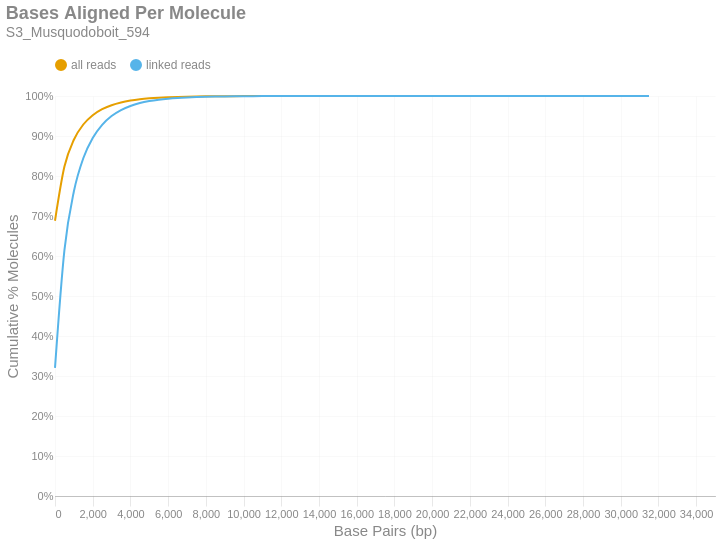

Notebook code cell kept with this figure:
### Markdown cell above
### Bases Aligned Per Molecule
This is a cumulative frequency distribution showing the number of base pairs aligned per unique molecule. These data are shown in 500 bp bins. There are two distributions: one with `all reads` (yellow) and another with only `linked reads` (blue). The percent of molecules in the `linked reads` distribution is relative to the total number of linked molecules.

### Code cell
if SKIPLR:
    print_html(f"Skipped")
else:
    binned_df = consolidated_hist(valids['aligned_bp'], mask, 500, True)
    with SafeRender(binned_df):
        (
            density_plot(binned_df, 'Bases Aligned Per Molecule', samplename, 'basesper')
            .encode(
                x=alt.X('bin:Q', title="Base Pairs (bp)").axis(tickMinStep=500).scale(padding=0),
                y=alt.Y('value:Q', title='Cumulative % Molecules')
                    .axis(format='%')
                    .scale(domain = [0,1])
                    .stack(False),
                color=alt.Color("key:N").scale(domain = ["all reads", "linked reads"]),
                tooltip = [
                    alt.Tooltip("key:N", title = "Data Type"),
                    alt.Tooltip("range_label:N", title="Bases Aligned Per Molecule"),
                    alt.Tooltip("value:Q", format = ".2%", title="% Molecules (Cum.)")
                ]
            )
        ).display()

### Figure 1 — Vega-Lite specification as saved in the notebook (floating-point values rounded to 4 significant figures)
{"width": "container", "height": 400, "config": {"title": {"anchor": "start", "dy": -15, "fontSize": 18, "color": "#888888", "subtitleColor": "#888888", "subtitleFontSize": 14}, "arc": {"fill": "#0072B2"}, "axis": {"domainColor": "#888888", "domainWidth": 0.5, "gridWidth": 0.2, "grid": false, "titleFontWeight": 400, "titleFontSize": 15, "labelFontSize": 11, "labelColor": "#888888", "tickColor": "#888888", "tickWidth": 0.2, "titleColor": "#888888"}, "axisBand": {"grid": false}, "axisX": {"grid": true, "tickSize": 10, "domainCap": "round"}, "axisY": {"domain": false, "grid": true, "tickSize": 0, "domainCap": "round"}, "background": "transparent", "header": {"labelFontSize": 15, "labelColor": "#888888", "titleFontSize": 15, "titleFontWeight": 600, "titleColor": "#888888"}, "legend": {"labelFont": "sans-serif", "labelFontSize": 12, "labelColor": "#888888", "symbolSize": 100, "symbolType": "circle", "titleFontSize": 12, "titlePadding": 10, "titleColor": "#888888", "title": null, "orient": "top"}, "range": {"category": ["#E69F00", "#56B4E9", "#009E73", "#F0E442", "#0072B2", "#D55E00", "#CC79A7", "#000000"], "diverging": ["#cfe8f3", "#a2d4ec", "#73bfe2", "#46abdb", "#1696d2", "#12719e"]}, "area": {"fill": "#0072B2", "fillOpacity": 0.7, "line": true, "strokeOpacity": 0.7}, "line": {"color": "#0072B2", "stroke": "#0072B2", "strokeWidth": 2}, "trail": {"color": "#0072B2", "stroke": "#0072B2", "strokeWidth": 0, "size": 1}, "point": {"filled": true, "fillOpacity": 1.0, "size": 95}, "text": {"color": "#888888", "fontSize": 11, "align": "right", "fontWeight": 400, "size": 11}, "bar": {"fill": "#0072B2", "stroke": null}, "view": {"stroke": null, "continuousWidth": 660, "continuousHeight": 400}}, "data": {"name": "data-920df202c689d24e9a97ea76479aae8b"}, "mark": {"type": "line", "interpolate": "monotone", "point": {"opacity": 0, "size": 275}}, "encoding": {"color": {"field": "key", "scale": {"domain": ["all reads", "linked reads"]}, "type": "nominal"}, "tooltip": [{"field": "key", "title": "Data Type", "type": "nominal"}, {"field": "range_label", "title": "Bases Aligned Per Molecule", "type": "nominal"}, {"field": "value", "format": ".2%", "title": "% Molecules (Cum.)", "type": "quantitative"}], "x": {"axis": {"tickMinStep": 500}, "field": "bin", "scale": {"padding": 0}, "title": "Base Pairs (bp)", "type": "quantitative"}, "y": {"axis": {"format": "%"}, "field": "value", "scale": {"domain": [0, 1]}, "stack": false, "title": "Cumulative % Molecules", "type": "quantitative"}}, "params": [{"name": "param_c36ac31b6afebe62", "select": {"type": "point", "fields": ["key"]}, "bind": "legend"}], "title": {"text": "Bases Aligned Per Molecule", "subtitle": "S3_Musquodoboit_594"}, "transform": [{"fold": ["all reads (cumsum)", "linked reads (cumsum)"]}, {"calculate": "replace(datum.key, ' (cumsum)', '')", "as": "key"}, {"filter": {"param": "param_c36ac31b6afebe62"}}], "usermeta": {"embedOptions": {"downloadFileName": "S3_Musquodoboit_594.basesper"}}, "$schema": "https://vega.github.io/schema/vega-lite/v6.1.0.json", "datasets": {"data-920df202c689d24e9a97ea76479aae8b": [{"bin": "0.0", "interval": "0.0-500.0", "all reads": 0.6882, "linked reads": 0.3203, "all reads (cumsum)": 0.6882, "linked reads (cumsum)": 0.3203, "range_label": "0-499"}, {"bin": "500.0", "interval": "500.0-1000.0", "all reads": 0.1355, "linked reads": 0.2945, "all reads (cumsum)": 0.8236, "linked reads (cumsum)": 0.6148, "range_label": "500-999"}, {"bin": "1000.0", "interval": "1000.0-1500.0", "all reads": 0.06703, "linked reads": 0.1464, "all reads (cumsum)": 0.8906, "linked reads (cumsum)": 0.7612, "range_label": "1000-1499"}, {"bin": "1500.0", "interval": "1500.0-2000.0", "all reads": 0.03807, "linked reads": 0.08314, "all reads (cumsum)": 0.9287, "linked reads (cumsum)": 0.8443, "range_label": "1500-1999"}, {"bin": "2000.0", "interval": "2000.0-2500.0", "all reads": 0.0232, "linked reads": 0.05066, "all reads (cumsum)": 0.9519, "linked reads (cumsum)": 0.895, "range_label": "2000-2499"}, {"bin": "2500.0", "interval": "2500.0-3000.0", "all reads": 0.0151, "linked reads": 0.03298, "all reads (cumsum)": 0.967, "linked reads (cumsum)": 0.928, "range_label": "2500-2999"}, {"bin": "3000.0", "interval": "3000.0-3500.0", "all reads": 0.01001, "linked reads": 0.02186, "all reads (cumsum)": 0.977, "linked reads (cumsum)": 0.9498, "range_label": "3000-3499"}, {"bin": "3500.0", "interval": "3500.0-4000.0", "all reads": 0.006849, "linked reads": 0.01496, "all reads (cumsum)": 0.9839, "linked reads (cumsum)": 0.9648, "range_label": "3500-3999"}, {"bin": "4000.0", "interval": "4000.0-4500.0", "all reads": 0.004725, "linked reads": 0.01032, "all reads (cumsum)": 0.9886, "linked reads (cumsum)": 0.9751, "range_label": "4000-4499"}, {"bin": "4500.0", "interval": "4500.0-5000.0", "all reads": 0.003283, "linked reads": 0.007169, "all reads (cumsum)": 0.9919, "linked reads (cumsum)": 0.9823, "range_label": "4500-4999"}, {"bin": "5000.0", "interval": "5000.0-5500.0", "all reads": 0.002282, "linked reads": 0.004983, "all reads (cumsum)": 0.9942, "linked reads (cumsum)": 0.9873, "range_label": "5000-5499"}, {"bin": "5500.0", "interval": "5500.0-6000.0", "all reads": 0.001632, "linked reads": 0.003565, "all reads (cumsum)": 0.9958, "linked reads (cumsum)": 0.9908, "range_label": "5500-5999"}, {"bin": "6000.0", "interval": "6000.0-6500.0", "all reads": 0.001173, "linked reads": 0.002562, "all reads (cumsum)": 0.997, "linked reads (cumsum)": 0.9934, "range_label": "6000-6499"}, {"bin": "6500.0", "interval": "6500.0-7000.0", "all reads": 0.0008359, "linked reads": 0.001825, "all reads (cumsum)": 0.9978, "linked reads (cumsum)": 0.9952, "range_label": "6500-6999"}, {"bin": "7000.0", "interval": "7000.0-7500.0", "all reads": 0.0005991, "linked reads": 0.001308, "all reads (cumsum)": 0.9984, "linked reads (cumsum)": 0.9965, "range_label": "7000-7499"}, {"bin": "7500.0", "interval": "7500.0-8000.0", "all reads": 0.0004246, "linked reads": 0.0009271, "all reads (cumsum)": 0.9988, "linked reads (cumsum)": 0.9975, "range_label": "7500-7999"}, {"bin": "8000.0", "interval": "8000.0-8500.0", "all reads": 0.0003167, "linked reads": 0.0006915, "all reads (cumsum)": 0.9992, "linked reads (cumsum)": 0.9982, "range_label": "8000-8499"}, {"bin": "8500.0", "interval": "8500.0-9000.0", "all reads": 0.0002266, "linked reads": 0.0004948, "all reads (cumsum)": 0.9994, "linked reads (cumsum)": 0.9986, "range_label": "8500-8999"}, {"bin": "9000.0", "interval": "9000.0-9500.0", "all reads": 0.0001698, "linked reads": 0.0003708, "all reads (cumsum)": 0.9996, "linked reads (cumsum)": 0.999, "range_label": "9000-9499"}, {"bin": "9500.0", "interval": "9500.0-10000.0", "all reads": 0.0001219, "linked reads": 0.0002662, "all reads (cumsum)": 0.9997, "linked reads (cumsum)": 0.9993, "range_label": "9500-9999"}, {"bin": "10000.0", "interval": "10000.0-10500.0", "all reads": 8.575e-05, "linked reads": 0.0001872, "all reads (cumsum)": 0.9998, "linked reads (cumsum)": 0.9995, "range_label": "10000-10499"}, {"bin": "10500.0", "interval": "10500.0-11000.0", "all reads": 6.284e-05, "linked reads": 0.0001372, "all reads (cumsum)": 0.9998, "linked reads (cumsum)": 0.9996, "range_label": "10500-10999"}, {"bin": "11000.0", "interval": "11000.0-11500.0", "all reads": 4.411e-05, "linked reads": 9.631e-05, "all reads (cumsum)": 0.9999, "linked reads (cumsum)": 0.9997, "range_label": "11000-11499"}, {"bin": "11500.0", "interval": "11500.0-12000.0", "all reads": 3.313e-05, "linked reads": 7.234e-05, "all reads (cumsum)": 0.9999, "linked reads (cumsum)": 0.9998, "range_label": "11500-11999"}, {"bin": "12000.0", "interval": "12000.0-12500.0", "all reads": 2.726e-05, "linked reads": 5.952e-05, "all reads (cumsum)": 0.9999, "linked reads (cumsum)": 0.9998, "range_label": "12000-12499"}, {"bin": "12500.0", "interval": "12500.0-13000.0", "all reads": 2.025e-05, "linked reads": 4.423e-05, "all reads (cumsum)": 0.9999, "linked reads (cumsum)": 0.9999, "range_label": "12500-12999"}, {"bin": "13000.0", "interval": "13000.0-13500.0", "all reads": 1.666e-05, "linked reads": 3.637e-05, "all reads (cumsum)": 1.0, "linked reads (cumsum)": 0.9999, "range_label": "13000-13499"}, {"bin": "13500.0", "interval": "13500.0-14000.0", "all reads": 9.275e-06, "linked reads": 2.025e-05, "all reads (cumsum)": 1.0, "linked reads (cumsum)": 0.9999, "range_label": "13500-13999"}, {"bin": "14000.0", "interval": "14000.0-14500.0", "all reads": 5.868e-06, "linked reads": 1.281e-05, "all reads (cumsum)": 1.0, "linked reads (cumsum)": 1.0, "range_label": "14000-14499"}, {"bin": "14500.0", "interval": "14500.0-15000.0", "all reads": 6.057e-06, "linked reads": 1.323e-05, "all reads (cumsum)": 1.0, "linked reads (cumsum)": 1.0, "range_label": "14500-14999"}, {"bin": "15000.0", "interval": "15000.0-15500.0", "all reads": 4.543e-06, "linked reads": 9.92e-06, "all reads (cumsum)": 1.0, "linked reads (cumsum)": 1.0, "range_label": "15000-15499"}, {"bin": "15500.0", "interval": "15500.0-16000.0", "all reads": 3.975e-06, "linked reads": 8.68e-06, "all reads (cumsum)": 1.0, "linked reads (cumsum)": 1.0, "range_label": "15500-15999"}, {"bin": "16000.0", "interval": "16000.0-16500.0", "all reads": 1.325e-06, "linked reads": 2.893e-06, "all reads (cumsum)": 1.0, "linked reads (cumsum)": 1.0, "range_label": "16000-16499"}, {"bin": "16500.0", "interval": "16500.0-17000.0", "all reads": 2.839e-06, "linked reads": 6.2e-06, "all reads (cumsum)": 1.0, "linked reads (cumsum)": 1.0, "range_label": "16500-16999"}, {"bin": "17000.0", "interval": "17000.0-17500.0", "all reads": 1.136e-06, "linked reads": 2.48e-06, "all reads (cumsum)": 1.0, "linked reads (cumsum)": 1.0, "range_label": "17000-17499"}, {"bin": "17500.0", "interval": "17500.0-18000.0", "all reads": 5.679e-07, "linked reads": 1.24e-06, "all reads (cumsum)": 1.0, "linked reads (cumsum)": 1.0, "range_label": "17500-17999"}, {"bin": "18000.0", "interval": "18000.0-18500.0", "all reads": 7.572e-07, "linked reads": 1.653e-06, "all reads (cumsum)": 1.0, "linked reads (cumsum)": 1.0, "range_label": "18000-18499"}, {"bin": "18500.0", "interval": "18500.0-19000.0", "all reads": 5.679e-07, "linked reads": 1.24e-06, "all reads (cumsum)": 1.0, "linked reads (cumsum)": 1.0, "range_label": "18500-18999"}, {"bin": "19000.0", "interval": "19000.0-19500.0", "all reads": 1.893e-07, "linked reads": 4.133e-07, "all reads (cumsum)": 1.0, "linked reads (cumsum)": 1.0, "range_label": "19000-19499"}, {"bin": "19500.0", "interval": "19500.0-20000.0", "all reads": 1.893e-07, "linked reads": 4.133e-07, "all reads (cumsum)": 1.0, "linked reads (cumsum)": 1.0, "range_label": "19500-19999"}, {"bin": "20000.0", "interval": "20000.0-20500.0", "all reads": 0.0, "linked reads": 0.0, "all reads (cumsum)": 1.0, "linked reads (cumsum)": 1.0, "range_label": "20000-20499"}, {"bin": "20500.0", "interval": "20500.0-21000.0", "all reads": 0.0, "linked reads": 0.0, "all reads (cumsum)": 1.0, "linked reads (cumsum)": 1.0, "range_label": "20500-20999"}, {"bin": "21000.0", "interval": "21000.0-21500.0", "all reads": 1.893e-07, "linked reads": 4.133e-07, "all reads (cumsum)": 1.0, "linked reads (cumsum)": 1.0, "range_label": "21000-21499"}, {"bin": "21500.0", "interval": "21500.0-22000.0", "all reads": 0.0, "linked reads": 0.0, "all reads (cumsum)": 1.0, "linked reads (cumsum)": 1.0, "range_label": "21500-21999"}, {"bin": "22000.0", "interval": "22000.0-22500.0", "all reads": 0.0, "linked reads": 0.0, "all reads (cumsum)": 1.0, "linked reads (cumsum)": 1.0, "range_label": "22000-22499"}, {"bin": "22500.0", "interval": "22500.0-23000.0", "all reads": 1.893e-07, "linked reads": 4.133e-07, "all reads (cumsum)": 1.0, "linked reads (cumsum)": 1.0, "range_label": "22500-22999"}, {"bin": "23000.0", "interval": "23000.0-23500.0", "all reads": 0.0, "linked reads": 0.0, "all reads (cumsum)": 1.0, "linked reads (cumsum)": 1.0, "range_label": "23000-23499"}, {"bin": "23500.0", "interval": "23500.0-24000.0", "all reads": 0.0, "linked reads": 0.0, "all reads (cumsum)": 1.0, "linked reads (cumsum)": 1.0, "range_label": "23500-23999"}, {"bin": "24000.0", "interval": "24000.0-24500.0", "all reads": 0.0, "linked reads": 0.0, "all reads (cumsum)": 1.0, "linked reads (cumsum)": 1.0, "range_label": "24000-24499"}, {"bin": "24500.0", "interval": "24500.0-25000.0", "all reads": 0.0, "linked reads": 0.0, "all reads (cumsum)": 1.0, "linked reads (cumsum)": 1.0, "range_label": "24500-24999"}, {"bin": "25000.0", "interval": "25000.0-25500.0", "all reads": 0.0, "linked reads": 0.0, "all reads (cumsum)": 1.0, "linked reads (cumsum)": 1.0, "range_label": "25000-25499"}, {"bin": "25500.0", "interval": "25500.0-26000.0", "all reads": 0.0, "linked reads": 0.0, "all reads (cumsum)": 1.0, "linked reads (cumsum)": 1.0, "range_label": "25500-25999"}, {"bin": "26000.0", "interval": "26000.0-26500.0", "all reads": 0.0, "linked reads": 0.0, "all reads (cumsum)": 1.0, "linked reads (cumsum)": 1.0, "range_label": "26000-26499"}, {"bin": "26500.0", "interval": "26500.0-27000.0", "all reads": 0.0, "linked reads": 0.0, "all reads (cumsum)": 1.0, "linked reads (cumsum)": 1.0, "range_label": "26500-26999"}, {"bin": "27000.0", "interval": "27000.0-27500.0", "all reads": 0.0, "linked reads": 0.0, "all reads (cumsum)": 1.0, "linked reads (cumsum)": 1.0, "range_label": "27000-27499"}, {"bin": "27500.0", "interval": "27500.0-28000.0", "all reads": 0.0, "linked reads": 0.0, "all reads (cumsum)": 1.0, "linked reads (cumsum)": 1.0, "range_label": "27500-27999"}, {"bin": "28000.0", "interval": "28000.0-28500.0", "all reads": 0.0, "linked reads": 0.0, "all reads (cumsum)": 1.0, "linked reads (cumsum)": 1.0, "range_label": "28000-28499"}, {"bin": "28500.0", "interval": "28500.0-29000.0", "all reads": 0.0, "linked reads": 0.0, "all reads (cumsum)": 1.0, "linked reads (cumsum)": 1.0, "range_label": "28500-28999"}, {"bin": "29000.0", "interval": "29000.0-29500.0", "all reads": 0.0, "linked reads": 0.0, "all reads (cumsum)": 1.0, "linked reads (cumsum)": 1.0, "range_label": "29000-29499"}, {"bin": "29500.0", "interval": "29500.0-30000.0", "all reads": 0.0, "linked reads": 0.0, "all reads (cumsum)": 1.0, "linked reads (cumsum)": 1.0, "range_label": "29500-29999"}, {"bin": "30000.0", "interval": "30000.0-30500.0", "all reads": 0.0, "linked reads": 0.0, "all reads (cumsum)": 1.0, "linked reads (cumsum)": 1.0, "range_label": "30000-30499"}, {"bin": "30500.0", "interval": "30500.0-31000.0", "all reads": 0.0, "linked reads": 0.0, "all reads (cumsum)": 1.0, "linked reads (cumsum)": 1.0, "range_label": "30500-30999"}, {"bin": "31000.0", "interval": "31000.0-31500.0", "all reads": 0.0, "linked reads": 0.0, "all reads (cumsum)": 1.0, "linked reads (cumsum)": 1.0, "range_label": "31000-31499"}, {"bin": "31500.0", "interval": "31500.0-32000.0", "all reads": 1.893e-07, "linked reads": 4.133e-07, "all reads (cumsum)": 1.0, "linked reads (cumsum)": 1.0, "range_label": "31500-31999"}]}}
